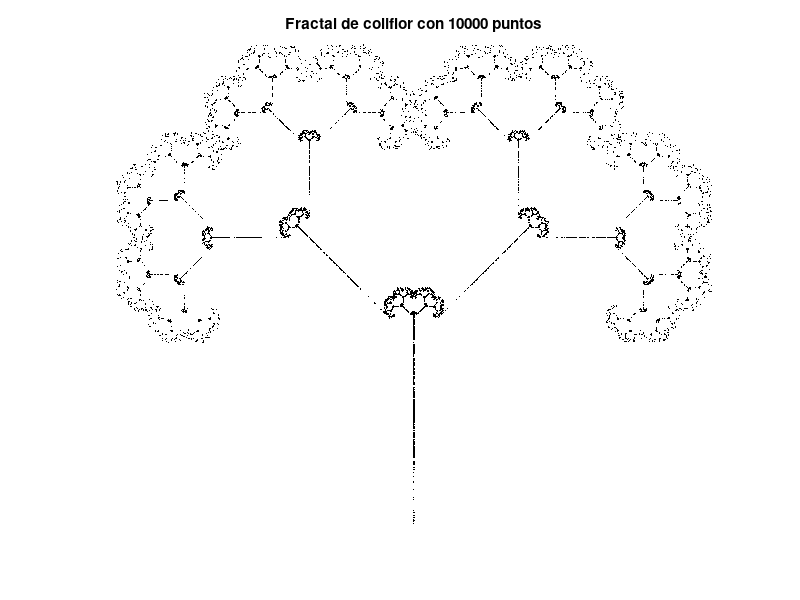
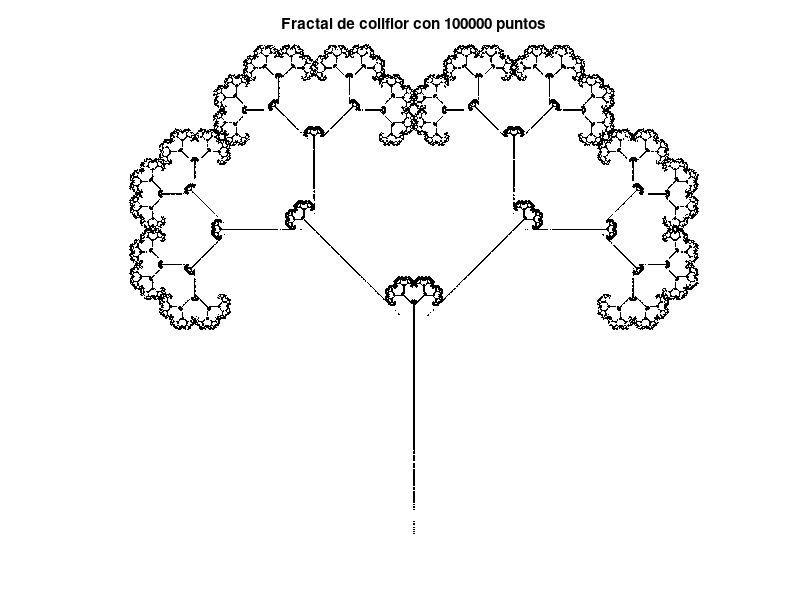
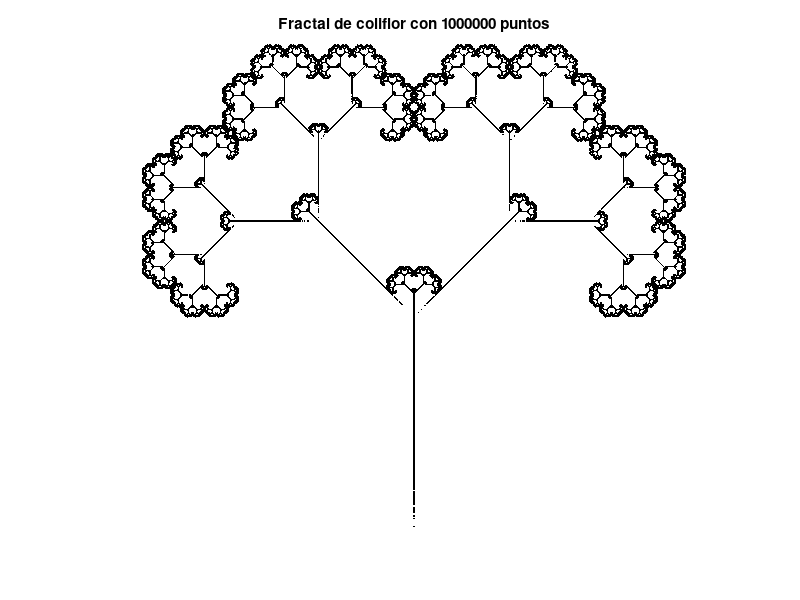

Write MATLAB code to recreate these figures, in order.
% Parámetros iniciales
n_points = [10000, 100000, 1000000]; % Número de puntos para cada iteración
x = 0; % Valor inicial de x
y = 0; % Valor inicial de y
points = []; % Matriz para almacenar los puntos generados

% Probabilidades para seleccionar cada transformación
probabilities = [0.05, 0.4 , 0.4, 0.15];

% Matrices de transformación
T1 = [0, 0, 0, 0.5, 0, 0];
T2 = [0.42, -0.42, 0.42, 0.42, 0, 0.2];
T3 = [0.42, 0.42, -0.42, 0.42, 0, 0.2];
T4 = [0.1, 0, 0, 0.1, 0, 0.2];

% Para cada cantidad de puntos en la lista n_points
for j = 1:length(n_points)
    % Inicializa el vector de puntos vacío
    points = zeros(n_points(j), 2);
    
    % Genera los puntos
    for i = 1:n_points(j)
        % Genera una variable aleatoria U
        U = rand;
        
        % Selecciona la transformación de acuerdo a U
        if U < probabilities(1)
            T = T1;
        elseif U < sum(probabilities(1:2))
            T = T2;
        elseif U < sum(probabilities(1:3))
            T = T3;
        else
            T = T4;
        end
        
        % Aplica la transformación al punto (x, y)
        x_new = T(1) * x + T(2) * y + T(5);
        y_new = T(3) * x + T(4) * y + T(6);
        
        % Actualiza el punto (x, y)
        x = x_new;
        y = y_new;
        
        % Guarda el nuevo punto en la matriz de puntos
        points(i, :) = [x, y];
    end
    
    % Grafica el fractal
    figure;
    plot(points(:, 1), points(:, 2), '.', 'MarkerSize', 1, 'Color', 'black');
    title(['Fractal de coliflor con ', num2str(n_points(j)), ' puntos']);
    axis equal;
    axis off;
end